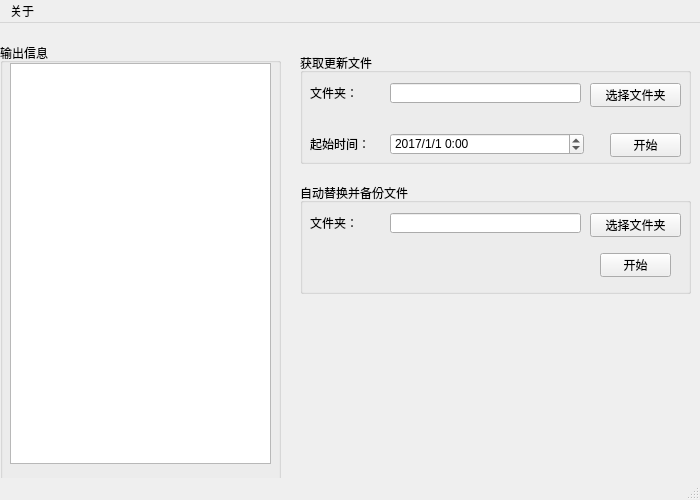
<?xml version="1.0" encoding="UTF-8"?>
<ui version="4.0">
 <class>MainWindow</class>
 <widget class="QMainWindow" name="MainWindow">
  <property name="geometry">
   <rect>
    <x>0</x>
    <y>0</y>
    <width>700</width>
    <height>500</height>
   </rect>
  </property>
  <property name="sizePolicy">
   <sizepolicy hsizetype="Ignored" vsizetype="Ignored">
    <horstretch>0</horstretch>
    <verstretch>0</verstretch>
   </sizepolicy>
  </property>
  <property name="minimumSize">
   <size>
    <width>700</width>
    <height>500</height>
   </size>
  </property>
  <property name="maximumSize">
   <size>
    <width>700</width>
    <height>500</height>
   </size>
  </property>
  <property name="windowTitle">
   <string>文件更新</string>
  </property>
  <property name="unifiedTitleAndToolBarOnMac">
   <bool>true</bool>
  </property>
  <widget class="QWidget" name="centralWidget">
   <widget class="QGroupBox" name="groupBox">
    <property name="geometry">
     <rect>
      <x>0</x>
      <y>20</y>
      <width>281</width>
      <height>441</height>
     </rect>
    </property>
    <property name="title">
     <string>输出信息</string>
    </property>
    <widget class="QTextEdit" name="edit_out">
     <property name="geometry">
      <rect>
       <x>10</x>
       <y>20</y>
       <width>261</width>
       <height>401</height>
      </rect>
     </property>
     <property name="html">
      <string>&lt;!DOCTYPE HTML PUBLIC &quot;-//W3C//DTD HTML 4.0//EN&quot; &quot;http://www.w3.org/TR/REC-html40/strict.dtd&quot;&gt;
&lt;html&gt;&lt;head&gt;&lt;meta name=&quot;qrichtext&quot; content=&quot;1&quot; /&gt;&lt;style type=&quot;text/css&quot;&gt;
p, li { white-space: pre-wrap; }
&lt;/style&gt;&lt;/head&gt;&lt;body style=&quot; font-family:'SimSun'; font-size:9pt; font-weight:400; font-style:normal;&quot;&gt;
&lt;p style=&quot;-qt-paragraph-type:empty; margin-top:0px; margin-bottom:0px; margin-left:0px; margin-right:0px; -qt-block-indent:0; text-indent:0px;&quot;&gt;&lt;br /&gt;&lt;/p&gt;&lt;/body&gt;&lt;/html&gt;</string>
     </property>
    </widget>
   </widget>
   <widget class="QGroupBox" name="groupBox_2">
    <property name="geometry">
     <rect>
      <x>300</x>
      <y>30</y>
      <width>391</width>
      <height>111</height>
     </rect>
    </property>
    <property name="title">
     <string>获取更新文件</string>
    </property>
    <widget class="QDateTimeEdit" name="dateTimeEdit">
     <property name="geometry">
      <rect>
       <x>90</x>
       <y>80</y>
       <width>194</width>
       <height>22</height>
      </rect>
     </property>
     <property name="inputMethodHints">
      <set>Qt::ImhNone</set>
     </property>
     <property name="dateTime">
      <datetime>
       <hour>0</hour>
       <minute>0</minute>
       <second>0</second>
       <year>2017</year>
       <month>1</month>
       <day>1</day>
      </datetime>
     </property>
     <property name="displayFormat">
      <string>yyyy/M/d H:mm</string>
     </property>
    </widget>
    <widget class="QLabel" name="label_">
     <property name="geometry">
      <rect>
       <x>10</x>
       <y>80</y>
       <width>61</width>
       <height>22</height>
      </rect>
     </property>
     <property name="text">
      <string>起始时间：</string>
     </property>
    </widget>
    <widget class="QPushButton" name="pushButton">
     <property name="geometry">
      <rect>
       <x>290</x>
       <y>30</y>
       <width>91</width>
       <height>24</height>
      </rect>
     </property>
     <property name="text">
      <string>选择文件夹</string>
     </property>
    </widget>
    <widget class="QLabel" name="label_1">
     <property name="geometry">
      <rect>
       <x>10</x>
       <y>30</y>
       <width>61</width>
       <height>20</height>
      </rect>
     </property>
     <property name="text">
      <string>文件夹：</string>
     </property>
    </widget>
    <widget class="QLineEdit" name="edit_dir">
     <property name="geometry">
      <rect>
       <x>90</x>
       <y>30</y>
       <width>191</width>
       <height>20</height>
      </rect>
     </property>
    </widget>
    <widget class="QPushButton" name="btn_getNew">
     <property name="geometry">
      <rect>
       <x>310</x>
       <y>80</y>
       <width>71</width>
       <height>24</height>
      </rect>
     </property>
     <property name="text">
      <string>开始</string>
     </property>
    </widget>
   </widget>
   <widget class="QGroupBox" name="groupBox_3">
    <property name="geometry">
     <rect>
      <x>300</x>
      <y>160</y>
      <width>391</width>
      <height>111</height>
     </rect>
    </property>
    <property name="title">
     <string>自动替换并备份文件</string>
    </property>
    <widget class="QPushButton" name="pushButton_2">
     <property name="geometry">
      <rect>
       <x>290</x>
       <y>30</y>
       <width>91</width>
       <height>24</height>
      </rect>
     </property>
     <property name="text">
      <string>选择文件夹</string>
     </property>
    </widget>
    <widget class="QLabel" name="label_3">
     <property name="geometry">
      <rect>
       <x>10</x>
       <y>30</y>
       <width>61</width>
       <height>20</height>
      </rect>
     </property>
     <property name="text">
      <string>文件夹：</string>
     </property>
    </widget>
    <widget class="QLineEdit" name="edit_dir_2">
     <property name="geometry">
      <rect>
       <x>90</x>
       <y>30</y>
       <width>191</width>
       <height>20</height>
      </rect>
     </property>
    </widget>
    <widget class="QPushButton" name="btn_getNew_2">
     <property name="geometry">
      <rect>
       <x>300</x>
       <y>70</y>
       <width>71</width>
       <height>24</height>
      </rect>
     </property>
     <property name="text">
      <string>开始</string>
     </property>
    </widget>
   </widget>
  </widget>
  <widget class="QMenuBar" name="menuBar">
   <property name="geometry">
    <rect>
     <x>0</x>
     <y>0</y>
     <width>700</width>
     <height>26</height>
    </rect>
   </property>
   <widget class="QMenu" name="menu">
    <property name="title">
     <string>关于</string>
    </property>
   </widget>
   <addaction name="menu"/>
  </widget>
  <widget class="QStatusBar" name="statusBar"/>
 </widget>
 <layoutdefault spacing="6" margin="11"/>
 <resources/>
 <connections/>
</ui>
